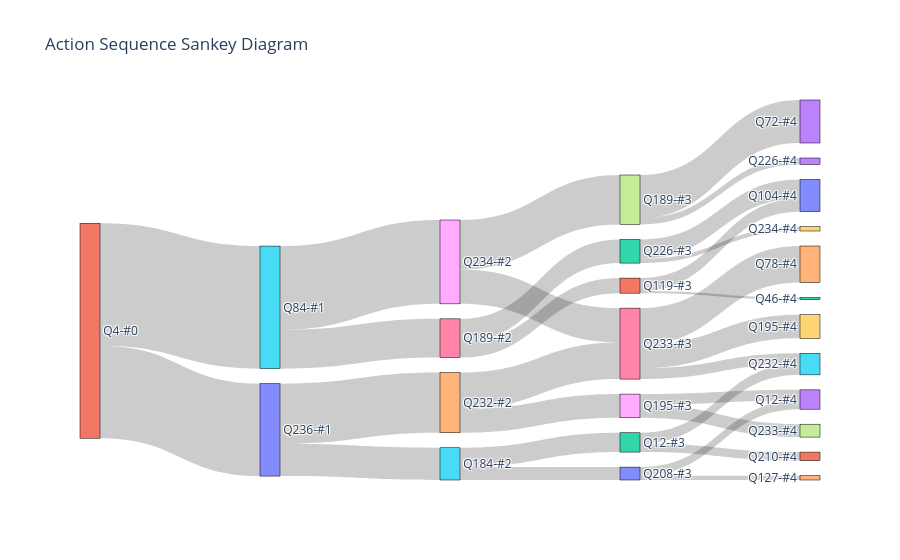

Here is the notebook cell this chart was saved with:
### Code cell
from pprint import pprint
# datasets = [np.load("runs/CAT-v0__dqn__42__1741657040/results.npz", allow_pickle=True)]
# data = datasets[0]["histories"].item()
# counts = {}
# for i in range(len(data)):
#     counts[i] = counts.get(data[i][0], 0) + 1
# pprint(counts)

sankey(datasets)

### Figure 1 — Plotly figure (JSON) as saved in the notebook; plotly's stock layout.template omitted (floating-point values rounded to 4 significant figures)
{"data": [{"link": {"source": [1, 1, 2, 2, 5, 5, 6, 6, 7, 7, 8, 8, 10, 10, 12, 12, 14, 14, 16, 16, 16, 18, 18, 20, 20, 21, 21, 25, 25], "target": [0, 22, 11, 15, 2, 10, 1, 12, 13, 23, 3, 17, 3, 4, 0, 19, 8, 16, 9, 15, 24, 7, 16, 5, 14, 20, 25, 6, 18], "value": [6, 1, 4, 5, 9, 6, 7, 11, 3, 20, 5, 6, 4, 2, 9, 2, 11, 17, 11, 5, 17, 23, 16, 15, 28, 43, 57, 18, 39]}, "node": {"label": ["Q104-#4", "Q119-#3", "Q12-#3", "Q12-#4", "Q127-#4", "Q184-#2", "Q189-#2", "Q189-#3", "Q195-#3", "Q195-#4", "Q208-#3", "Q210-#4", "Q226-#3", "Q226-#4", "Q232-#2", "Q232-#4", "Q233-#3", "Q233-#4", "Q234-#2", "Q234-#4", "Q236-#1", "Q4-#0", "Q46-#4", "Q72-#4", "Q78-#4", "Q84-#1"], "line": {"color": "black", "width": 0.5}, "pad": 15, "thickness": 20}, "type": "sankey"}], "layout": {"font": {"size": 12}, "title": {"text": "Action Sequence Sankey Diagram"}}}
